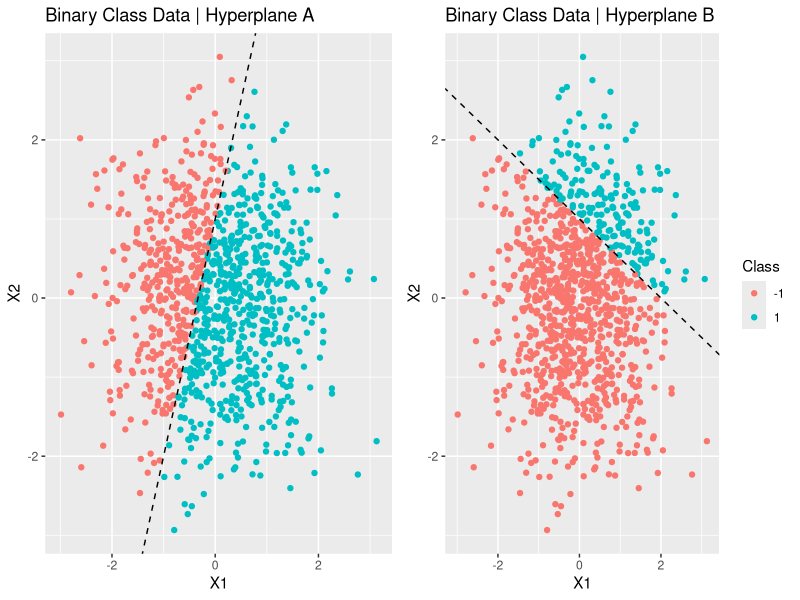
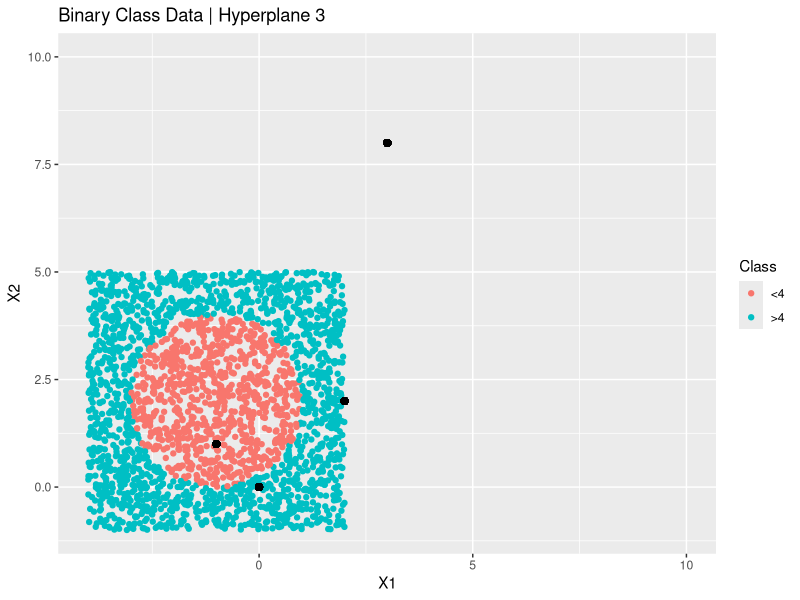
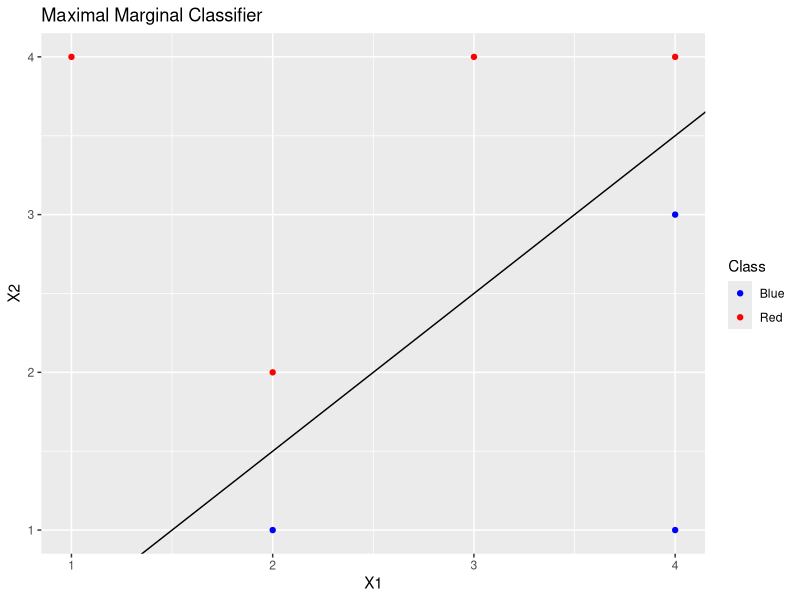
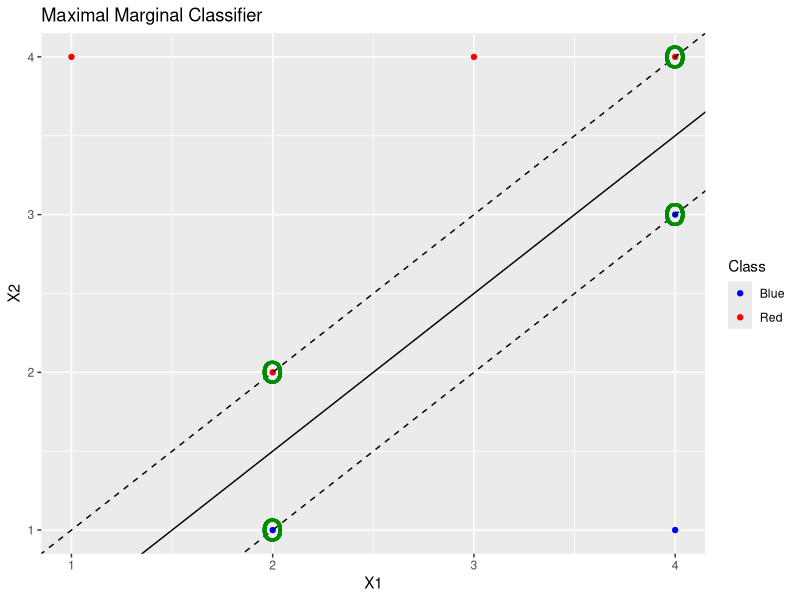
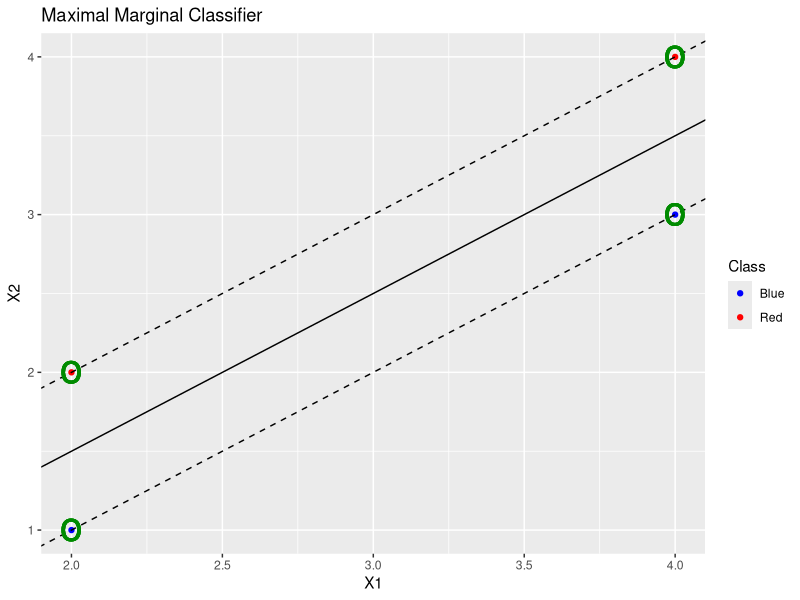
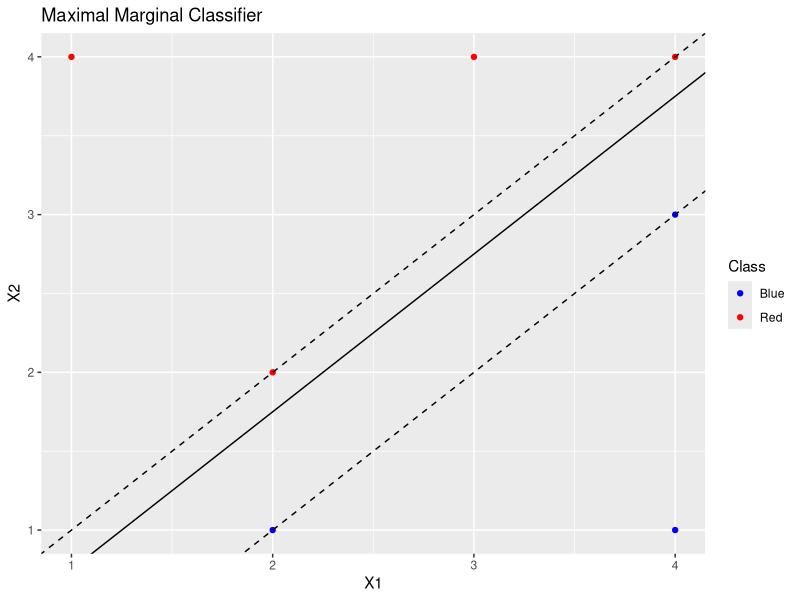
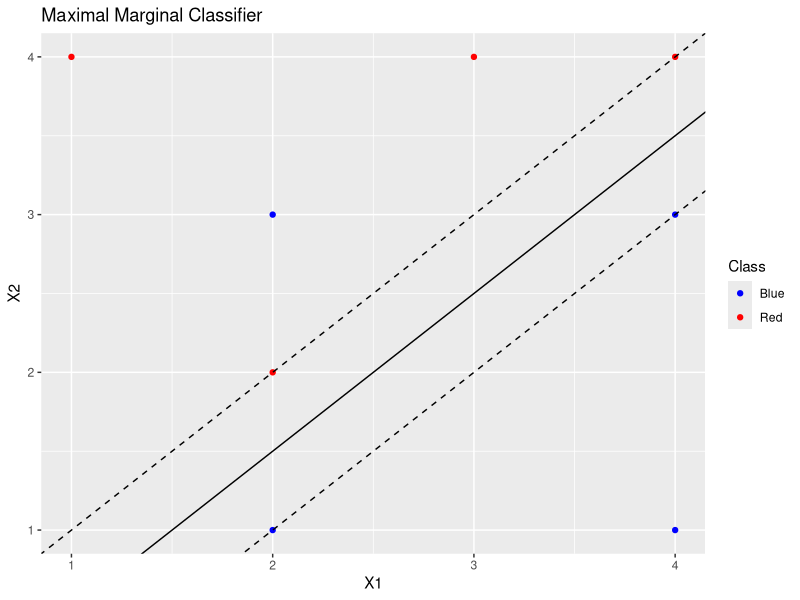

Here is the R script that generated these plots, in order:
## ---- chunk 1
suppressPackageStartupMessages(library(gridExtra))
suppressPackageStartupMessages(library(ggplot2))

x <- matrix(rnorm(1000*2), ncol = 2)

hyperplane1 <- 1 + 3*x[, 1] - x[, 2]
y <- ifelse(hyperplane1 > 0, 1, -1)

hyperplane2 <- -2 + x[, 1] + 2*x[, 2]
y2 <- ifelse(hyperplane2 > 0, 1, -1)

par(mfrow = c(1, 2))

plot1 <- ggplot(data.frame(x = x,
                  y = factor(y, levels = c(-1, 1))), aes(x.1, x.2, color=y)) +
            geom_point(show.legend = FALSE) +
            geom_abline(intercept = 1,
                        slope = 3,
                        linetype = 'dashed') +
            ggtitle("Binary Class Data | Hyperplane A") +
            xlab("X1") +
            ylab("X2") +
            labs(color = "Class")

plot2 <- ggplot(data.frame(x = x,
                  y = factor(y2, levels = c(-1, 1))), aes(x.1, x.2, color=y)) +
            geom_point() +
            geom_abline(intercept = 1,
                        slope = -0.5,
                        linetype = 'dashed') +
            ggtitle("Binary Class Data | Hyperplane B") +
            xlab("X1") +
            ylab("X2") +
            labs(color = "Class")

grid.arrange(plot1, plot2, ncol = 2)
## ---- chunk 2
x_1 <- runif(2500, min = -4, max = 2)
x_2 <- runif(2500, min = -1, max = 5)

hyperplane3 <- (1 + x_1)^2 + (2 - x_2)^2 - 4
y3 <- factor(ifelse(hyperplane3 > 0, ">4", "<4"))

df <- data.frame(x1 = x_1,
                 x2 = x_2,
                 y = y3)

ggplot(df, aes(x1, x2, color=y)) +
    geom_point() +
    geom_point(x = 0,
               y = 0,
               col = 'black',
               cex = 2) +
    geom_point(x = -1,
               y = 1,
               col = 'black',
               cex = 2) +
    geom_point(x = 2,
               y = 2,
               col = 'black',
               cex = 2) +
    geom_point(x = 3,
               y = 8,
               col = 'black',
               cex = 2) +
    ggtitle("Binary Class Data | Hyperplane 3") +
    scale_y_continuous(limits = c(-1, 10)) +
    scale_x_continuous(limits = c(-4, 10)) +
    xlab("X1") +
    ylab("X2") +
    labs(color = "Class")
## ---- chunk 3
df <- data.frame(x_1 = c(3,2,4,1,2,4,4),
                 x_2 = c(4,2,4,4,1,3,1),
                 y = c(rep("Red", 4), rep("Blue", 3)))

ggplot(df, aes(x_1, x_2, color = y)) +
    geom_point() +
    geom_abline(intercept = -0.5,
                slope = 1,
                linetype = 'solid') +
    scale_color_manual(values = c("Red" = 'red', "Blue" = 'blue')) +
    ggtitle("Maximal Marginal Classifier") +
    xlab("X1") +
    ylab("X2") +
    labs(color = 'Class')
## ---- chunk 4
ggplot(df, aes(x_1, x_2, color = y)) +
    geom_point() +
    geom_abline(intercept = -0.5,
                slope = 1,
                linetype = 'solid') +
    geom_abline(intercept = -0,
                slope = 1,
                linetype = 'dashed') +
    geom_abline(intercept = -1,
                slope = 1,
                linetype = 'dashed') +
    geom_point(x = 2,
               y = 2,
               color = 'green4',
               size = 10,
               shape = "o") +
    geom_point(x = 2,
               y = 1,
               color = 'green4',
               size = 10,
               shape = "o") +
    geom_point(x = 4,
               y = 3,
               color = 'green4',
               size = 10,
               shape = "o") +
    geom_point(x = 4,
               y = 4,
               color = 'green4',
               size = 10,
               shape = "o") +    
    scale_color_manual(values = c("Red" = 'red', "Blue" = 'blue')) +
    ggtitle("Maximal Marginal Classifier") +
    xlab("X1") +
    ylab("X2") +
    labs(color = 'Class')
## ---- chunk 5
sub_df <- df[-c(1, 4, 7), ]
    
    
ggplot(sub_df, aes(x_1, x_2, color = y)) +
    geom_point() +
    geom_abline(intercept = -0.5,
                slope = 1,
                linetype = 'solid') +
    geom_abline(intercept = -0,
                slope = 1,
                linetype = 'dashed') +
    geom_abline(intercept = -1,
                slope = 1,
                linetype = 'dashed') +
    geom_point(x = 2,
               y = 2,
               color = 'green4',
               size = 10,
               shape = "o") +
    geom_point(x = 2,
               y = 1,
               color = 'green4',
               size = 10,
               shape = "o") +
    geom_point(x = 4,
               y = 3,
               color = 'green4',
               size = 10,
               shape = "o") +
    geom_point(x = 4,
               y = 4,
               color = 'green4',
               size = 10,
               shape = "o") +    
    scale_color_manual(values = c("Red" = 'red', "Blue" = 'blue')) +
    ggtitle("Maximal Marginal Classifier") +
    xlab("X1") +
    ylab("X2") +
    labs(color = 'Class')
## ---- chunk 6
ggplot(df, aes(x_1, x_2, color = y)) +
    geom_point() +
    geom_abline(intercept = -0.25,
                slope = 1,
                linetype = 'solid') +
    geom_abline(intercept = -0,
                slope = 1,
                linetype = 'dashed') +
    geom_abline(intercept = -1,
                slope = 1,
                linetype = 'dashed') +
    scale_color_manual(values = c("Red" = 'red', "Blue" = 'blue')) +
    ggtitle("Maximal Marginal Classifier") +
    xlab("X1") +
    ylab("X2") +
    labs(color = 'Class')
## ---- chunk 7
new.point <- data.frame(x_1 = 2,
                        x_2 = 3,
                        y = "Blue")
df <- rbind(df, new.point)

ggplot(df, aes(x_1, x_2, color = y)) +
    geom_point() +
    geom_abline(intercept = -0.5,
                slope = 1,
                linetype = 'solid') +
    geom_abline(intercept = -0,
                slope = 1,
                linetype = 'dashed') +
    geom_abline(intercept = -1,
                slope = 1,
                linetype = 'dashed') +
    scale_color_manual(values = c("Red" = 'red', "Blue" = 'blue')) +
    ggtitle("Maximal Marginal Classifier") +
    xlab("X1") +
    ylab("X2") +
    labs(color = 'Class')
